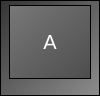
<?xml version="1.0" encoding="UTF-8"?>
<ui version="4.0">
 <class>Form</class>
 <widget class="QWidget" name="Form">
  <property name="geometry">
   <rect>
    <x>0</x>
    <y>0</y>
    <width>100</width>
    <height>96</height>
   </rect>
  </property>
  <property name="windowTitle">
   <string>Form</string>
  </property>
  <layout class="QHBoxLayout" name="horizontalLayout">
   <property name="spacing">
    <number>0</number>
   </property>
   <property name="leftMargin">
    <number>0</number>
   </property>
   <property name="topMargin">
    <number>0</number>
   </property>
   <property name="rightMargin">
    <number>0</number>
   </property>
   <property name="bottomMargin">
    <number>0</number>
   </property>
   <item>
    <widget class="QFrame" name="frame">
     <property name="styleSheet">
      <string notr="true">background-color: qlineargradient(spread:pad, x1:0, y1:0, x2:1, y2:1, stop:0 rgba(52, 52, 52, 255), stop:1 rgba(141, 141, 141, 255));</string>
     </property>
     <property name="frameShape">
      <enum>QFrame::StyledPanel</enum>
     </property>
     <property name="frameShadow">
      <enum>QFrame::Sunken</enum>
     </property>
     <property name="lineWidth">
      <number>0</number>
     </property>
     <layout class="QHBoxLayout" name="horizontalLayout_2">
      <property name="leftMargin">
       <number>8</number>
      </property>
      <property name="topMargin">
       <number>4</number>
      </property>
      <property name="rightMargin">
       <number>8</number>
      </property>
      <property name="bottomMargin">
       <number>16</number>
      </property>
      <item>
       <widget class="QFrame" name="frame_2">
        <property name="styleSheet">
         <string notr="true">background-color: qlineargradient(spread:pad, x1:1, y1:1, x2:0, y2:0, stop:0 rgba(77, 77, 77, 255), stop:1 rgba(120, 120, 120, 255));</string>
        </property>
        <property name="frameShape">
         <enum>QFrame::StyledPanel</enum>
        </property>
        <property name="frameShadow">
         <enum>QFrame::Raised</enum>
        </property>
        <layout class="QVBoxLayout" name="verticalLayout">
         <item>
          <widget class="QLabel" name="label">
           <property name="sizePolicy">
            <sizepolicy hsizetype="Preferred" vsizetype="Preferred">
             <horstretch>1</horstretch>
             <verstretch>1</verstretch>
            </sizepolicy>
           </property>
           <property name="styleSheet">
            <string notr="true">background-color: transparent;
color: white;
font-size: 20px;</string>
           </property>
           <property name="text">
            <string>A</string>
           </property>
           <property name="alignment">
            <set>Qt::AlignCenter</set>
           </property>
          </widget>
         </item>
        </layout>
       </widget>
      </item>
     </layout>
    </widget>
   </item>
  </layout>
 </widget>
 <resources/>
 <connections/>
</ui>
